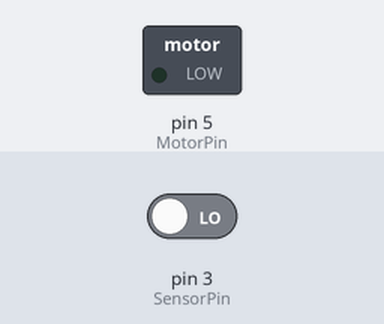
A sketch run on a simulated Arduino Uno, built with avr-gcc and run on an emulated ATmega328P. On the bench: switched loads named in the sketch (green lamp = pin HIGH). Dashed ring = blinking. The inputs (shaded band) are chosen by the test bench; at power-on: pin 3 (SensorPin) LOW.

Above: at 1.2 s.
1.3 s: pin 3 (SensorPin) driven HIGH
At 1.51 s:
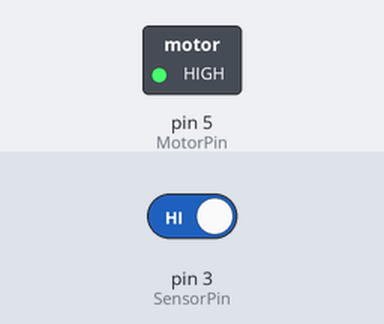
4.3 s: pin 3 (SensorPin) driven LOW
At 4.3 s:
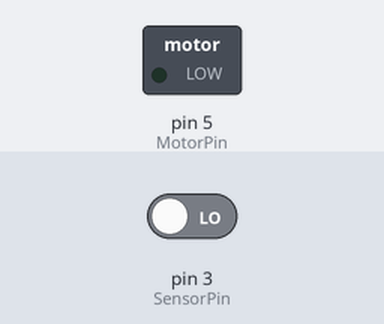
Timing chart, 0 to 7.3 s (numbered marks = the images above; inputs shaded):
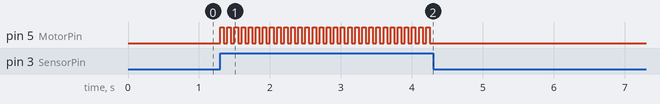

Measured:
- after the input at 1.3 s, pin 5 (MotorPin): alternates HIGH for 0.05 s and LOW for 0.05 s, starting at once
- after the input at 4.3 s, pin 5 (MotorPin): stops changing and stays LOW

The sketch:

voice_motor.ino
```cpp
#define SensorPin 3                          //Sensor pin is defined as 3th pin
#define MotorPin 5                           //Motor pin is defined as 5th pin
int MotorStatus = LOW;                       //Defines the motor status

void setup() {

  pinMode(SensorPin, INPUT);                 //Sets the sensor pin as input
  pinMode(MotorPin, OUTPUT);                 //Sets the motor pin as output
}

void loop() {


  if( digitalRead(SensorPin) ){              //Reads the digital value from sensor pin

    if(MotorStatus == LOW){                  //If the motor on LOW state

      MotorStatus = HIGH;                    //The motor starts
    }
    else{

      MotorStatus = LOW;                      //If the motor on HIGH state, the motor does not start
    }

    digitalWrite(MotorPin, MotorStatus);      //Sets the motor pin as motor state

  }
  delay(50);                                  // Delay for 50 micro second


}
```
